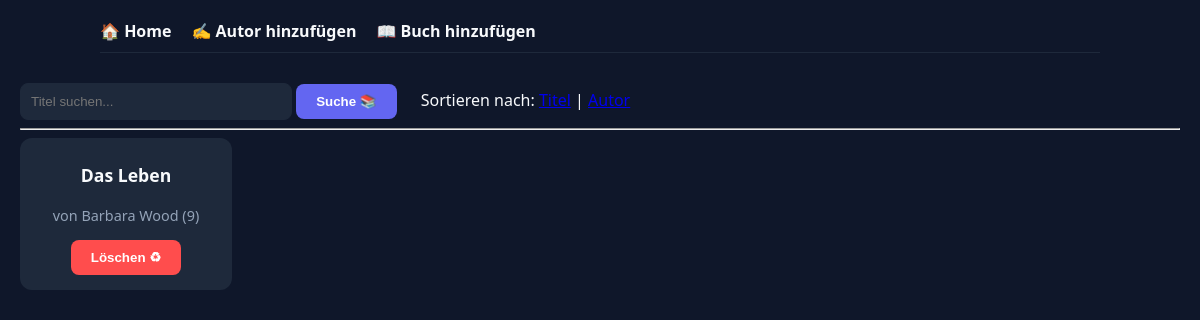
Before: / with the older database file.
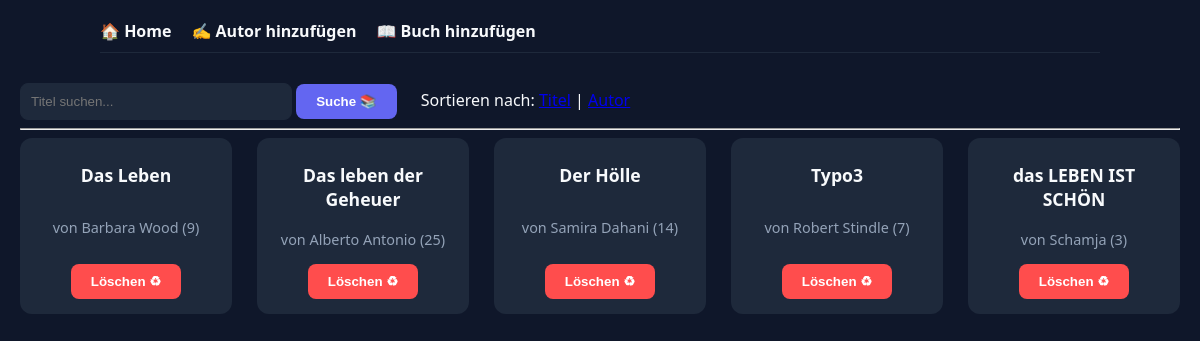
After: the same page with the newer database file.
### data_models.py (models this page shows)
class Book(db.Model):
    __tablename__ = 'books'
    id = db.Column(db.Integer, primary_key=True)
    title = db.Column(db.String(200), nullable=False)
    isbn = db.Column(db.String(20), unique=True)
    publication_year = db.Column(db.Integer)
    rating = db.Column(db.Integer, default=5)
    author_id = db.Column(db.Integer, db.ForeignKey('authors.id'), nullable=False)

class Author(db.Model):
    __tablename__ = 'authors'
    id = db.Column(db.Integer, primary_key=True)
    name = db.Column(db.String(100), nullable=False)
    birth_date = db.Column(db.String(50))
    date_of_death = db.Column(db.String(50))
    books = db.relationship('Book', backref='author', lazy=True)

### app.py (the view)
@app.route('/')
def home():
    search_query = request.args.get('search', '')
    sort_by = request.args.get('sort', 'title')
    query = Book.query.join(Author)
    if sort_by == 'author':
        query = query.order_by(Author.name)
    elif sort_by == 'year':
        query = query.order_by(Book.publication_year.desc())
    else:
        query = query.order_by(Book.title)
    if search_query:
        query = query.filter(Book.title.contains(search_query) | Author.name.contains(search_query))
    books = query.all()
    return render_template('home.html', books=books, search_query=search_query)

### templates/home.html (shortened to what this page needs)
<!DOCTYPE html>
<html lang="en">
  <head>
      <link rel="stylesheet" href="/static/styles.css">
  </head>
<body>
    <div class="container">
        <nav>
            <a href="/">🏠 Home</a>
            <a href="/add_author">✍️ Autor hinzufügen</a>
            <a href="/add_book">📖 Buch hinzufügen</a>
        </nav>
        </div>
<div class="controls">
    <form action="/" method="GET" style="display: inline;">
        <input type="text" name="search" placeholder="Titel suchen..." value="{{ search_query }}">
        <button type="submit">Suche 📚</button>
    </form>
    <span style="margin-left: 20px;">Sortieren nach:</span>
    <a href="{{ url_for('home', sort='title', search=search_query) }}">Titel</a> |
    <a href="{{ url_for('home', sort='author', search=search_query) }}">Autor</a>
</div>
<hr>
<div class="book-grid">
    {% for book in books %}
    <div class="book-card">
        <h3>{{ book.title }}</h3>
        <p>von {{ book.author.name }} ({{ book.publication_year }})</p>
        <form action="{{ url_for('delete_book', book_id=book.id) }}" method="POST"
              onsubmit="return confirm('Möchtest du dieses Buch wirklich löschen?');">
            <button type="submit" style="background-color: #ff4d4d; color: white;">Löschen ♻</button>
        </form>
    </div>
    {% else %}
    <p>Keine Bücher gefunden, die deiner Suche entsprechen.</p>
    {% endfor %}
</div>
</body>
</html>

### static/styles.css (style rules this page uses)
:root { --primary-color: #6366f1; --bg-color: #0f172a; --card-bg: #1e293b; --text-light: #f8fafc; --text-dim: #94a3b8; --danger: #ef4444; --success: #22c55e; }
body { font-family: 'Segoe UI', Tahoma, Geneva, Verdana, sans-serif; background-color: var(--bg-color); color: var(--text-light); margin: 0; padding: 20px; }
.container { max-width: 1000px; margin: 0 auto; }
nav { display: flex; gap: 20px; margin-bottom: 30px; padding-bottom: 10px; border-bottom: 1px solid var(--card-bg); }
nav a { color: var(--text-light); text-decoration: none; font-weight: bold; }
input[type="text"], input[type="date"], input[type="number"], select { padding: 10px; border-radius: 8px; border: 1px solid var(--card-bg); background: var(--card-bg); color: white; width: 250px; }
button, .btn-submit { padding: 10px 20px; border-radius: 8px; border: none; background: var(--primary-color); color: white; cursor: pointer; font-weight: bold; }
.book-grid { display: grid; grid-template-columns: repeat(auto-fill, minmax(200px, 1fr)); gap: 25px; }
.book-card { background: var(--card-bg); border-radius: 12px; padding: 15px; text-align: center; transition: transform 0.2s; display: flex; flex-direction: column; justify-content: space-between; }
.book-card h3 { margin: 10px 0 5px 0; font-size: 1.1rem; }
.book-card p { color: var(--text-dim); font-size: 0.9rem; }

Changed rows visible on the page:
added Book: title "Das leben der Geheuer", author.name "Alberto Antonio", publication_year "25"
added Book: title "Der Hölle", author.name "Samira Dahani", publication_year "14"
added Book: title "Typo3", author.name "Robert Stindle", publication_year "7"
added Book: title "das LEBEN IST SCHÖN", author.name "Schamja", publication_year "3"
